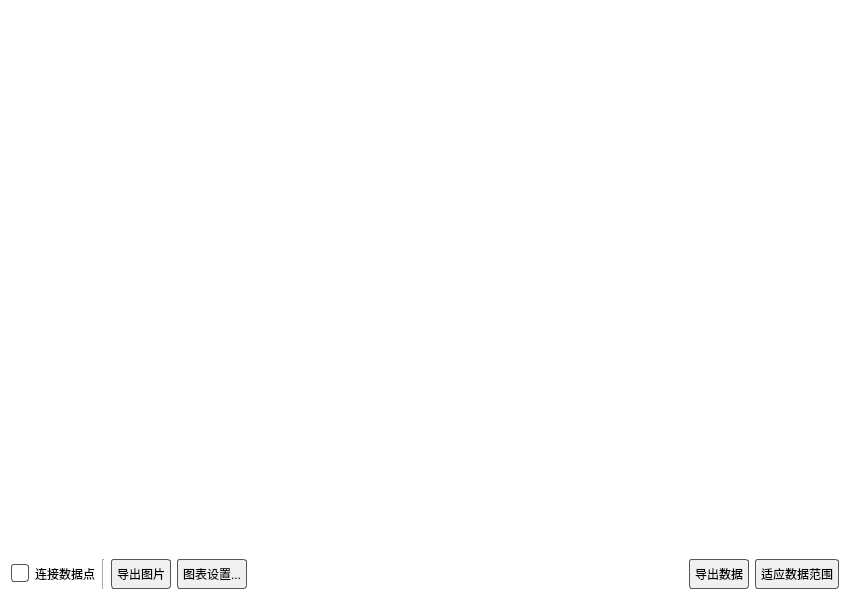
<?xml version="1.0" encoding="UTF-8"?>
<ui version="4.0">
 <class>PlottingSingleWidget</class>
 <widget class="QWidget" name="PlottingSingleWidget">
  <property name="geometry">
   <rect>
    <x>0</x>
    <y>0</y>
    <width>850</width>
    <height>600</height>
   </rect>
  </property>
  <property name="windowTitle">
   <string>图表详情</string>
  </property>
  <property name="styleSheet">
   <string notr="true">/* 全局设置：强制白底黑字 */
QWidget {
    color: black;
    background-color: white;
    font-family: &quot;Microsoft YaHei&quot;;
}
QPushButton {
    color: black;
    background-color: #f0f0f0;
    border: 1px solid #555;
    border-radius: 3px;
    padding: 5px;
}
QPushButton:hover {
    background-color: #e0e0e0;
}
QCheckBox {
    color: black;
}
QCheckBox::indicator {
    width: 16px;
    height: 16px;
    border: 1px solid #555;
    border-radius: 3px;
    background: white;
}
QCheckBox::indicator:checked {
    background-color: #0078d7;
    border: 1px solid #0078d7;
}
</string>
  </property>
  <layout class="QVBoxLayout" name="verticalLayout">
   <item>
    <widget class="MouseZoom" name="customPlot" native="true">
     <property name="sizePolicy">
      <sizepolicy hsizetype="Expanding" vsizetype="Expanding">
       <horstretch>0</horstretch>
       <verstretch>0</verstretch>
      </sizepolicy>
     </property>
    </widget>
   </item>
   <item>
    <layout class="QHBoxLayout" name="horizontalLayout">
     <item>
      <widget class="QCheckBox" name="check_ShowLines">
       <property name="text">
        <string>连接数据点</string>
       </property>
      </widget>
     </item>
     <item>
      <widget class="Line" name="line">
       <property name="orientation">
        <enum>Qt::Vertical</enum>
       </property>
      </widget>
     </item>
     <item>
      <widget class="QPushButton" name="btn_ExportImg">
       <property name="text">
        <string>导出图片</string>
       </property>
      </widget>
     </item>
     <item>
      <widget class="QPushButton" name="btn_ChartSettings">
       <property name="text">
        <string>图表设置...</string>
       </property>
      </widget>
     </item>
     <item>
      <spacer name="horizontalSpacer">
       <property name="orientation">
        <enum>Qt::Horizontal</enum>
       </property>
       <property name="sizeHint" stdset="0">
        <size>
         <width>40</width>
         <height>20</height>
        </size>
       </property>
      </spacer>
     </item>
     <item>
      <widget class="QPushButton" name="btn_ExportData">
       <property name="text">
        <string>导出数据</string>
       </property>
      </widget>
     </item>
     <item>
      <widget class="QPushButton" name="btn_FitToData">
       <property name="text">
        <string>适应数据范围</string>
       </property>
      </widget>
     </item>
    </layout>
   </item>
  </layout>
 </widget>
 <customwidgets>
  <customwidget>
   <class>MouseZoom</class>
   <extends>QWidget</extends>
   <header>mousezoom.h</header>
   <container>1</container>
  </customwidget>
 </customwidgets>
 <resources/>
 <connections/>
</ui>
